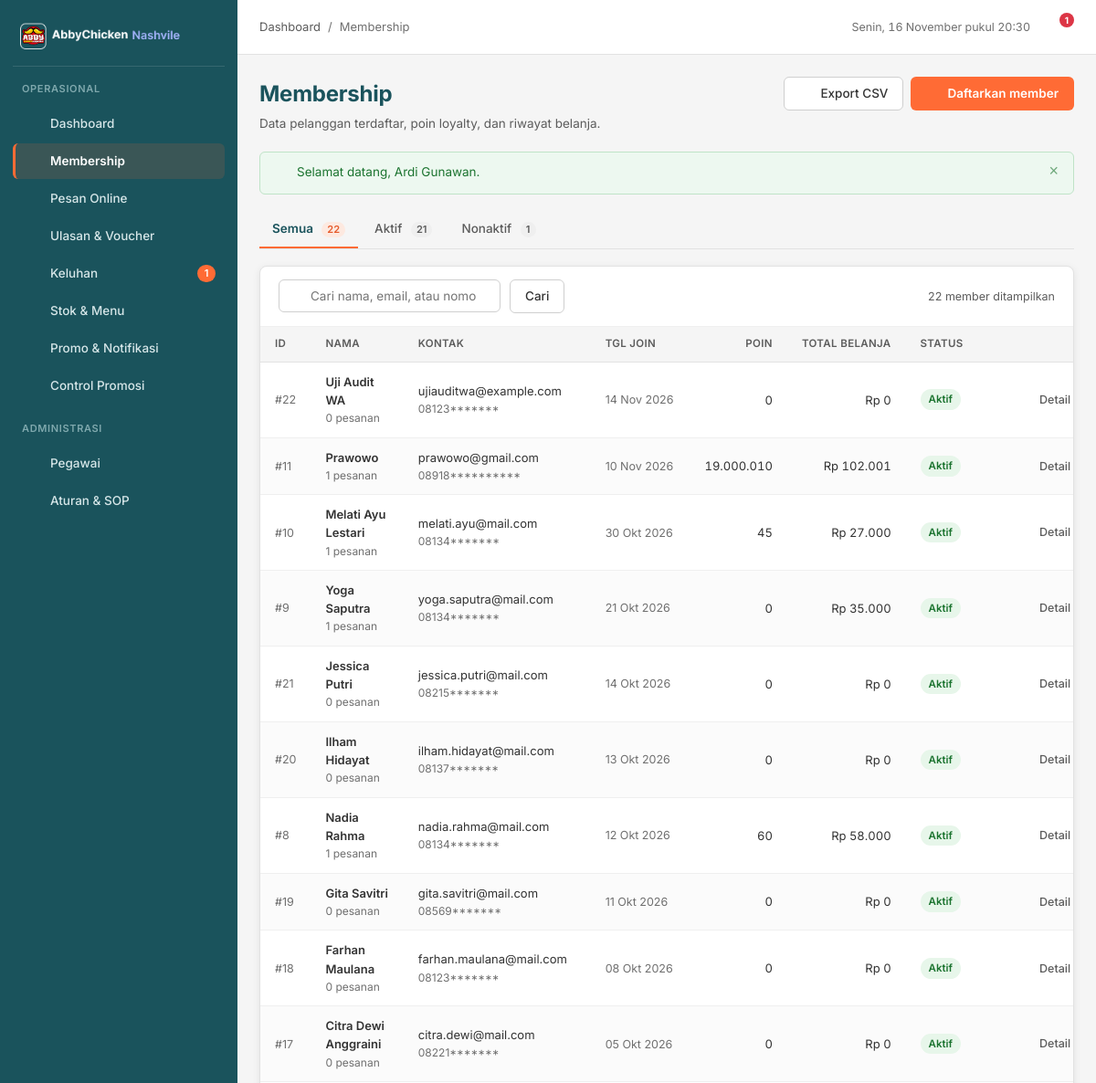
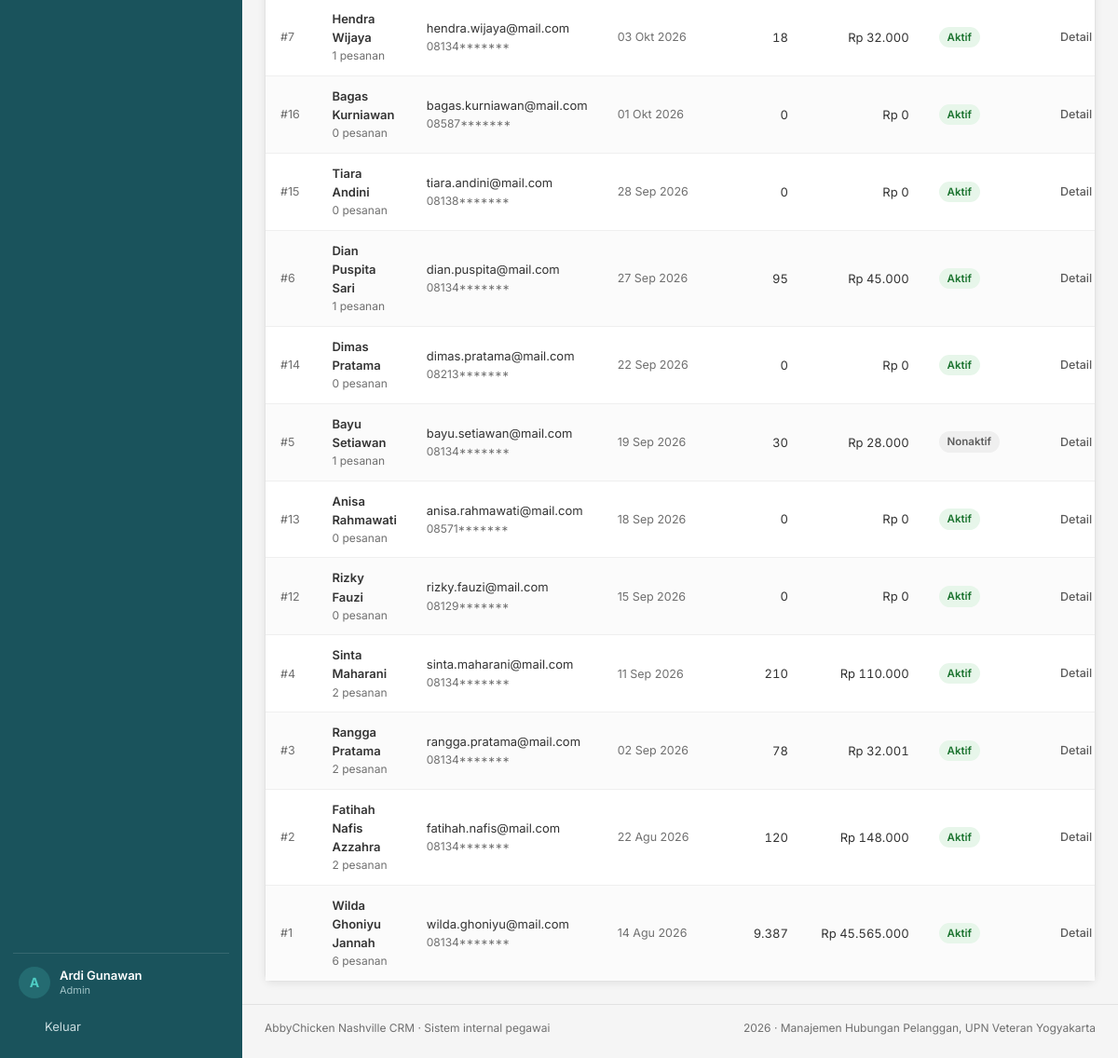
/pages/membership/index.php (signed in), run on the app's committed database (2 pictures, top to bottom).
### tables this page shows
CREATE TABLE `member` (
  `member_id` int(11) NOT NULL AUTO_INCREMENT,
  `email` varchar(100) NOT NULL,
  `password` varchar(255) NOT NULL DEFAULT '123456',
  `no_telp` varchar(15) NOT NULL,
  `tgl_join` date NOT NULL,
  `name` varchar(100) NOT NULL,
  `total_poin` int(11) NOT NULL DEFAULT 0,
  `member_status` enum('aktif','nonaktif') NOT NULL DEFAULT 'aktif',
  PRIMARY KEY (`member_id`),
  UNIQUE KEY `uq_member_email` (`email`),
  KEY `idx_member_nama` (`name`),
  KEY `idx_member_status` (`member_status`)
);

### pages/membership/index.php (the view, shortened to what this page needs)
<?php
require_once __DIR__ . '/../../config/database.php';
$cari   = trim($_GET['q'] ?? '');
$status = $_GET['status'] ?? 'semua';
$sql = "SELECT m.*,
        (SELECT COUNT(*) FROM pemesanan p WHERE p.member_id = m.member_id) AS jml_pesanan,
        (SELECT COALESCE(SUM(jumlah_bayar),0) FROM pemesanan p WHERE p.member_id = m.member_id AND p.status_pesanan <> 'dibatalkan') AS total_belanja
    FROM member m WHERE 1=1";
$sql .= ' ORDER BY m.tgl_join DESC, m.member_id DESC';
$stmt = mysqli_prepare($conn, $sql);
mysqli_stmt_execute($stmt);
$members = mysqli_stmt_get_result($stmt);
$total_aktif = (int) (mysqli_fetch_assoc(mysqli_query($conn, "SELECT COUNT(*) n FROM member WHERE member_status='aktif'"))['n'] ?? 0);
$total_semua = (int) (mysqli_fetch_assoc(mysqli_query($conn, "SELECT COUNT(*) n FROM member"))['n'] ?? 0);
$total_nonaktif = $total_semua - $total_aktif;
$page_actions  = '<a class="btn btn--secondary" href="' . e(base_url('pages/membership/export.php')) . '">' . icon('download', 16) . ' Export CSV</a>'
    . '<a class="btn btn--primary" href="' . e(base_url('pages/membership/tambah.php')) . '">' . icon('plus', 16) . ' Daftarkan member</a>';
require_once __DIR__ . '/../../includes/header.php';
?>
<nav class="tabs" aria-label="Filter status member">
  <a class="tab<?= $status === 'semua' ? ' is-active' : '' ?>" href="?status=semua<?= $cari !== '' ? '&q=' . urlencode($cari) : '' ?>">Semua <span class="tab__count"><?= $total_semua ?></span></a>
  <a class="tab<?= $status === 'aktif' ? ' is-active' : '' ?>" href="?status=aktif<?= $cari !== '' ? '&q=' . urlencode($cari) : '' ?>">Aktif <span class="tab__count"><?= $total_aktif ?></span></a>
  <a class="tab<?= $status === 'nonaktif' ? ' is-active' : '' ?>" href="?status=nonaktif<?= $cari !== '' ? '&q=' . urlencode($cari) : '' ?>">Nonaktif <span class="tab__count"><?= $total_nonaktif ?></span></a>
</nav>
<article class="card">
  <form class="toolbar" method="get" action="">
    <div class="search">
      <input class="input" type="search" id="q" name="q" value="<?= e($cari) ?>"
             placeholder="Cari nama, email, atau nomor telepon">
    </div>
    <button class="btn btn--secondary" type="submit">Cari</button>
    <div class="toolbar__right">
      <span class="text-small text-muted"><?= mysqli_num_rows($members) ?> member ditampilkan</span>
    </div>
  </form>
  <div class="table-wrap">
    <?php if (mysqli_num_rows($members) === 0): ?>
      <div class="empty">
        <div class="empty__icon"><?= icon('member', 20) ?></div>
        <h3>Data member tidak ditemukan</h3>
        <p><?= $cari !== '' ? 'Tidak ada member yang cocok dengan kata kunci "' . e($cari) . '". Coba kata kunci lain atau reset pencarian.' : 'Belum ada member terdaftar. Daftarkan member pertama untuk mulai mengumpulkan data pelanggan.' ?></p>
        <?php if ($cari === ''): ?>
          <a class="btn btn--primary" href="<?= e(base_url('pages/membership/tambah.php')) ?>">Daftarkan member</a>
        <?php endif; ?>
      </div>
    <?php else: ?>
      <table class="table">
        <thead>
          <tr>
            <th>ID</th>
            <th>Nama</th>
            <th>Kontak</th>
            <th>Tgl join</th>
            <th class="num">Poin</th>
            <th class="num">Total belanja</th>
            <th>Status</th>
            <th class="col-actions">Aksi</th>
          </tr>
        </thead>
        <tbody>
          <?php while ($m = mysqli_fetch_assoc($members)): ?>
            <tr>
              <td class="muted">#<?= (int) $m['member_id'] ?></td>
              <td>
                <div class="cell-stack">
                  <span class="strong"><?= e($m['name']) ?></span>
                  <small><?= (int) $m['jml_pesanan'] ?> pesanan</small>
                </div>
              </td>
              <td>
                <div class="cell-stack">
                  <span><?= e($m['email']) ?></span>
                  <small><?= e(tampil_telepon($m['no_telp'])) ?></small>
                </div>
              </td>
              <td class="muted nowrap"><?= e(tanggal_id($m['tgl_join'])) ?></td>
              <td class="num"><?= number_format((int) $m['total_poin'], 0, ',', '.') ?></td>
              <td class="num"><?= e(rupiah($m['total_belanja'])) ?></td>
              <td><?= badge_member($m['member_status']) ?></td>
              <td class="col-actions">
                <span class="btn-group">
                  <a class="btn btn--ghost btn--sm" href="<?= e(base_url('pages/membership/detail.php?id=' . (int) $m['member_id'])) ?>" title="Lihat detail dan riwayat"><?= icon('eye', 15) ?> Detail</a>
                </span>
              </td>
            </tr>
          <?php endwhile; ?>
        </tbody>
      </table>
    <?php endif; ?>
  </div>
</article>
<?php require_once __DIR__ . '/../../includes/footer.php'; ?>

### includes/functions.php (shortened to what this page needs)
<?php
function e($value)
{
    return htmlspecialchars((string) $value, ENT_QUOTES, 'UTF-8');
}
function rupiah($angka)
{
    return 'Rp ' . number_format((float) $angka, 0, ',', '.');
}
function tanggal_id($datetime, $dengan_jam = false)
{
    $bulan = [1 => 'Jan', 'Feb', 'Mar', 'Apr', 'Mei', 'Jun', 'Jul', 'Agu', 'Sep', 'Okt', 'Nov', 'Des'];
    $ts = strtotime($datetime);
    $teks = date('d', $ts) . ' ' . $bulan[(int) date('n', $ts)] . ' ' . date('Y', $ts);
    return $teks;
}
function badge_member($status)
{
    if ($status === 'aktif') {
        return '<span class="badge badge--success">Aktif</span>';
    }
    return '<span class="badge badge--neutral">Nonaktif</span>';
}
function icon($nama, $ukuran = 18)
{
    $isi = $path[$nama] ?? $path['dashboard'];
    return '<svg class="icon" width="' . (int) $ukuran . '" height="' . (int) $ukuran . '" viewBox="0 0 24 24" fill="none" '
        . 'stroke="currentColor" stroke-width="1.6" stroke-linecap="round" stroke-linejoin="round" aria-hidden="true">'
        . $isi . '</svg>';
}
function base_url($path = '')
{
    $root = rtrim(str_replace('\\', '/', dirname($_SERVER['SCRIPT_NAME'] ?? '/')), '/');
    if (preg_match('#^(.*?)/(?:pages|api)(?:/.*)?$#', $root, $m)) {
        $root = $m[1];
    }
    return $root . '/' . ltrim($path, '/');
}
function sensor_telepon($telepon, $tampil_awal = 5)
{
    $tel = trim((string) $telepon);
    $panjang     = mb_strlen($tel);
    $tampil_awal = max(0, (int) $tampil_awal);
    return mb_substr($tel, 0, $tampil_awal) . str_repeat('*', $panjang - $tampil_awal);
}
function tampil_telepon($telepon, $role = null)
{
    $tel = trim((string) $telepon);
    $role_aktif = $role !== null ? (string) $role : (string) ($_SESSION['role'] ?? '');
    return sensor_telepon($tel, 5);
}

### assets/css/style.css (style rules this page uses)
:root { --teal-dark: #1A535C; --teal-dark-2: #14444B; --teal: #4ECDC4; --orange: #FF6B35; --orange-dark: #E55A2B; --white: #FFFFFF; --gray-50: #F5F5F5; --gray-100: #EFEFEF; --gray-200: #E2E2E2; --gray-300: #CFCFCF; --gray-500: #6F6F6F; --gray-600: #5C5C5C; --gray-900: #333333; --green: #28A745; --red: #DC3545; --amber: #E0A106; --blue: #2B7FD4; --radius-card: 8px; --radius-control: 6px; --shadow-card: 0 2px 8px rgba(0, 0, 0, 0.08); --sidebar-w: 260px; --font: 'Inter', -apple-system, BlinkMacSystemFont, 'Segoe UI', sans-serif; }
*, *::before, *::after { box-sizing: border-box; }
html { -webkit-text-size-adjust: 100%; }
body { margin: 0; font-family: var(--font); font-size: 14px; line-height: 1.55; color: var(--gray-900); background: var(--gray-50); -webkit-font-smoothing: antialiased; }
small { font-size: 12px; }
a { color: var(--teal-dark); text-decoration: none; }
.icon { flex: none; }
.card { background: var(--white); border: 1px solid var(--gray-200); border-radius: var(--radius-card); box-shadow: var(--shadow-card); }
.btn { display: inline-flex; align-items: center; justify-content: center; gap: 7px; padding: 8px 16px; border: 1px solid transparent; border-radius: var(--radius-control); font-family: inherit; font-size: 13.5px; font-weight: 500; line-height: 1.4; cursor: pointer; text-decoration: none; white-space: nowrap; transition: background-color 120ms ease, border-color 120ms ease, color 120ms ease; }
.btn--primary { background: var(--orange); color: var(--white); font-weight: 600; }
.btn--secondary { background: var(--white); border-color: var(--gray-300); color: var(--gray-900); }
.btn--ghost { background: transparent; color: var(--gray-600); padding: 6px 10px; }
.btn--sm { padding: 5px 10px; font-size: 12.5px; }
.btn-group { display: inline-flex; gap: 6px; align-items: center; }
.badge { display: inline-flex; align-items: center; gap: 5px; padding: 2px 9px; border-radius: 999px; font-size: 11.5px; font-weight: 600; line-height: 1.6; white-space: nowrap; }
.badge--success { background: #E7F6EA; color: #1C7430; }
.badge--neutral { background: var(--gray-100); color: var(--gray-600); }
.input, .select, .textarea { width: 100%; padding: 9px 12px; border: 1px solid var(--gray-300); border-radius: var(--radius-control); font-family: inherit; font-size: 13.5px; color: var(--gray-900); background: var(--white); transition: border-color 120ms ease, box-shadow 120ms ease; }
.search { position: relative; display: flex; align-items: center; min-width: 220px; }
.search .input { padding-left: 34px; }
.table-wrap { width: 100%; overflow-x: auto; }
.table { width: 100%; border-collapse: collapse; font-size: 13px; }
.table thead th { text-align: left; padding: 10px 16px; background: var(--gray-50); border-bottom: 1px solid var(--gray-200); font-size: 11.5px; font-weight: 600; letter-spacing: 0.03em; text-transform: uppercase; color: var(--gray-600); white-space: nowrap; }
.table tbody td { padding: 11px 16px; border-bottom: 1px solid var(--gray-100); vertical-align: middle; }
.table tbody tr:nth-child(even) { background: #FBFBFB; }
.table tbody tr:last-child td { border-bottom: none; }
.table .num { text-align: right; font-variant-numeric: tabular-nums; white-space: nowrap; }
.table .col-actions { text-align: right; white-space: nowrap; }
.table .strong { font-weight: 600; }
.table .muted { color: var(--gray-500); font-size: 12.5px; }
.cell-stack { display: flex; flex-direction: column; gap: 1px; min-width: 0; }
.cell-stack small { color: var(--gray-500); }
.tabs { display: flex; gap: 4px; border-bottom: 1px solid var(--gray-200); margin-bottom: 18px; overflow-x: auto; }
.tab { padding: 9px 14px; font-size: 13.5px; font-weight: 500; color: var(--gray-600); border-bottom: 2px solid transparent; text-decoration: none; white-space: nowrap; }
.tab.is-active { color: var(--teal-dark); border-bottom-color: var(--orange); font-weight: 600; }
.tab__count { display: inline-block; margin-left: 6px; padding: 0 6px; border-radius: 9px; background: var(--gray-100); color: var(--gray-600); font-size: 11px; font-weight: 600; }
.tab.is-active .tab__count { background: #FDE9E0; color: var(--orange-dark); }
.toolbar { display: flex; align-items: center; gap: 10px; flex-wrap: wrap; padding: 14px 20px; border-bottom: 1px solid var(--gray-100); }
.toolbar__right { margin-left: auto; display: flex; gap: 8px; align-items: center; }
.text-muted { color: var(--gray-600); }
.text-small { font-size: 12.5px; }
.nowrap { white-space: nowrap; }

### data on the page
member: member_id "22", name "Uji Audit WA", jml_pesanan "0", email "ujiauditwa@example.com", no_telp "08123*******", tgl_join "14 Nov 2026", total_poin "0", total_belanja "Rp 0", member_status "Aktif", $ukuran 15 (drawn)
member: member_id "11", name "Prawowo", jml_pesanan "1", email "prawowo@gmail.com", no_telp "08918**********", tgl_join "10 Nov 2026", total_poin "19.000.010", total_belanja "Rp 102.001", member_status "Aktif", $ukuran 15 (drawn)
member: member_id "10", name "Melati Ayu Lestari", jml_pesanan "1", email "melati.ayu@mail.com", no_telp "08134*******", tgl_join "30 Okt 2026", total_poin "45", total_belanja "Rp 27.000", member_status "Aktif", $ukuran 15 (drawn)
member: member_id "9", name "Yoga Saputra", jml_pesanan "1", email "yoga.saputra@mail.com", no_telp "08134*******", tgl_join "21 Okt 2026", total_poin "0", total_belanja "Rp 35.000", member_status "Aktif", $ukuran 15 (drawn)
member: member_id "21", name "Jessica Putri", jml_pesanan "0", email "jessica.putri@mail.com", no_telp "08215*******", tgl_join "14 Okt 2026", total_poin "0", total_belanja "Rp 0", member_status "Aktif", $ukuran 15 (drawn)
member: member_id "20", name "Ilham Hidayat", jml_pesanan "0", email "ilham.hidayat@mail.com", no_telp "08137*******", tgl_join "13 Okt 2026", total_poin "0", total_belanja "Rp 0", member_status "Aktif", $ukuran 15 (drawn)
member: member_id "8", name "Nadia Rahma", jml_pesanan "1", email "nadia.rahma@mail.com", no_telp "08134*******", tgl_join "12 Okt 2026", total_poin "60", total_belanja "Rp 58.000", member_status "Aktif", $ukuran 15 (drawn)
member: member_id "19", name "Gita Savitri", jml_pesanan "0", email "gita.savitri@mail.com", no_telp "08569*******", tgl_join "11 Okt 2026", total_poin "0", total_belanja "Rp 0", member_status "Aktif", $ukuran 15 (drawn)
member: member_id "18", name "Farhan Maulana", jml_pesanan "0", email "farhan.maulana@mail.com", no_telp "08123*******", tgl_join "08 Okt 2026", total_poin "0", total_belanja "Rp 0", member_status "Aktif", $ukuran 15 (drawn)
member: member_id "17", name "Citra Dewi Anggraini", jml_pesanan "0", email "citra.dewi@mail.com", no_telp "08221*******", tgl_join "05 Okt 2026", total_poin "0", total_belanja "Rp 0", member_status "Aktif", $ukuran 15 (drawn)
member: member_id "7", name "Hendra Wijaya", jml_pesanan "1", email "hendra.wijaya@mail.com", no_telp "08134*******", tgl_join "03 Okt 2026", total_poin "18", total_belanja "Rp 32.000", member_status "Aktif", $ukuran 15 (drawn)
member: member_id "16", name "Bagas Kurniawan", jml_pesanan "0", email "bagas.kurniawan@mail.com", no_telp "08587*******", tgl_join "01 Okt 2026", total_poin "0", total_belanja "Rp 0", member_status "Aktif", $ukuran 15 (drawn)
member: member_id "15", name "Tiara Andini", jml_pesanan "0", email "tiara.andini@mail.com", no_telp "08138*******", tgl_join "28 Sep 2026", total_poin "0", total_belanja "Rp 0", member_status "Aktif"
member: member_id "6", name "Dian Puspita Sari", jml_pesanan "1", email "dian.puspita@mail.com", no_telp "08134*******", tgl_join "27 Sep 2026", total_poin "95", total_belanja "Rp 45.000", member_status "Aktif", $ukuran 15 (drawn)
member: member_id "14", name "Dimas Pratama", jml_pesanan "0", email "dimas.pratama@mail.com", no_telp "08213*******", tgl_join "22 Sep 2026", total_poin "0", total_belanja "Rp 0", member_status "Aktif", $ukuran 15 (drawn)
member: member_id "5", name "Bayu Setiawan", jml_pesanan "1", email "bayu.setiawan@mail.com", no_telp "08134*******", tgl_join "19 Sep 2026", total_poin "30", total_belanja "Rp 28.000", $ukuran 15 (drawn)
member: member_id "13", name "Anisa Rahmawati", jml_pesanan "0", email "anisa.rahmawati@mail.com", no_telp "08571*******", tgl_join "18 Sep 2026", total_poin "0", total_belanja "Rp 0", member_status "Aktif", $ukuran 15 (drawn)
member: member_id "12", name "Rizky Fauzi", jml_pesanan "0", email "rizky.fauzi@mail.com", no_telp "08129*******", tgl_join "15 Sep 2026", total_poin "0", total_belanja "Rp 0", member_status "Aktif", $ukuran 15 (drawn)
member: member_id "4", name "Sinta Maharani", jml_pesanan "2", email "sinta.maharani@mail.com", no_telp "08134*******", tgl_join "11 Sep 2026", total_poin "210", total_belanja "Rp 110.000", member_status "Aktif", $ukuran 15 (drawn)
member: member_id "3", name "Rangga Pratama", jml_pesanan "2", email "rangga.pratama@mail.com", no_telp "08134*******", tgl_join "02 Sep 2026", total_poin "78", total_belanja "Rp 32.001", member_status "Aktif", $ukuran 15 (drawn)
member: member_id "2", name "Fatihah Nafis Azzahra", jml_pesanan "2", email "fatihah.nafis@mail.com", no_telp "08134*******", tgl_join "22 Agu 2026", total_poin "120", total_belanja "Rp 148.000", member_status "Aktif", $ukuran 15 (drawn)
member: member_id "1", name "Wilda Ghoniyu Jannah", jml_pesanan "6", email "wilda.ghoniyu@mail.com", no_telp "08134*******", tgl_join "14 Agu 2026", total_poin "9.387", total_belanja "Rp 45.565.000", member_status "Aktif", $ukuran 15 (drawn)

### other printed values
$item['label'] "Dashboard"
$item['label'] "Membership"
$item['label'] "Pesan Online"
$item['label'] "Ulasan & Voucher"
$item['label'] "Keluhan"
$tiket_terbuka "1"
$item['label'] "Stok & Menu"
$item['label'] "Promo & Notifikasi"
$item['label'] "Control Promosi"
$item['label'] "Pegawai"
$item['label'] "Aturan & SOP"
mb_substr($nama_pegawai, 0, 1) "A"
$nama_pegawai "Ardi Gunawan"
$role_pegawai "Admin"
$page_title "Membership"
